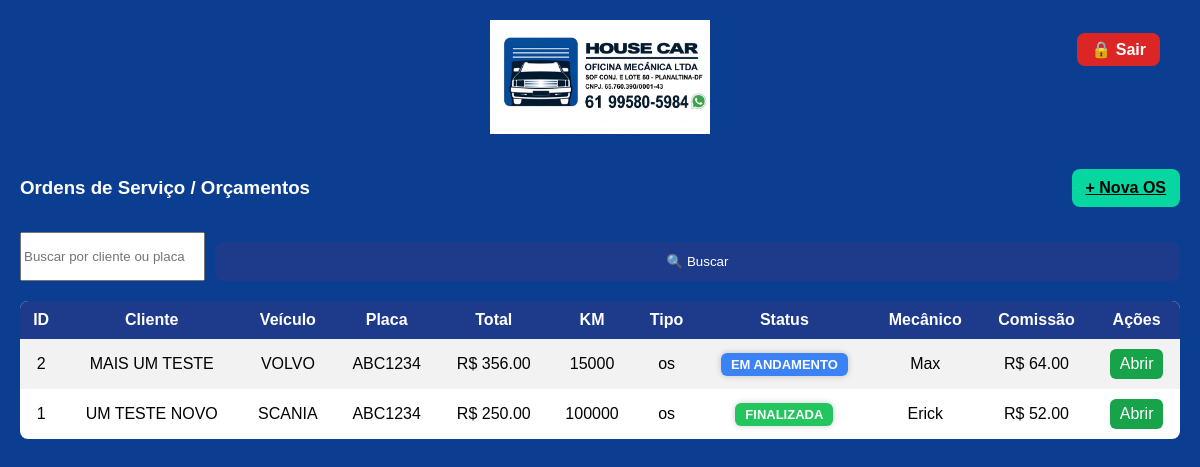
The page /os_lista (signed in) on the database its author committed.
### tables this page shows
CREATE TABLE ordens (
        id INTEGER PRIMARY KEY AUTOINCREMENT,
        cliente TEXT,
        telefone TEXT,
        veiculo TEXT,
        placa TEXT,
        problema TEXT,
        diagnostico TEXT,
        total REAL,
        tipo TEXT,
        status TEXT DEFAULT 'EM ANDAMENTO',
        mecanico TEXT,
        data_entrada TEXT,
        data_saida TEXT
    , quilometragem INTEGER);

### app.py (the view)
@app.route("/os_lista")
def os_lista():
    if proteger(): return proteger()
    busca = request.args.get("busca", "").strip().lower()
    conn = conectar()
    cursor = conn.cursor()
    query = """
    SELECT
        o.id,
        o.cliente,
        o.veiculo,
        o.placa,
        o.total,
        o.quilometragem,   -- 🔥 NOVO (posição segura)
        o.tipo,
        o.status,
        o.mecanico,
        SUM(
            CASE
                WHEN i.tipo = 'servico' AND i.comissao = 1 THEN
                    CASE
                        WHEN (CAST(i.valor AS REAL) * CAST(i.quantidade AS REAL)) <= (
                            SELECT limite_baixa FROM mecanicos WHERE nome = o.mecanico
                        )
                        THEN (CAST(i.valor AS REAL) * CAST(i.quantidade AS REAL)) * (
                            SELECT comissao_baixa FROM mecanicos WHERE nome = o.mecanico
                        )
                        ELSE (CAST(i.valor AS REAL) * CAST(i.quantidade AS REAL)) * (
                            SELECT comissao_padrao FROM mecanicos WHERE nome = o.mecanico
                        )
                    END
                ELSE 0
            END
        ) as comissao_total
    FROM ordens o
    LEFT JOIN itens i ON o.id = i.ordem_id
    WHERE o.status != 'CANCELADA'
    AND o.tipo = 'os'
    """
    params = []
    if busca:
        query += " AND (LOWER(o.cliente) LIKE ? OR LOWER(o.placa) LIKE ?)"
        busca_like = f"%{busca}%"
        params.extend([busca_like, busca_like])
    query += """
    GROUP BY o.id
    ORDER BY
        CASE
            WHEN o.status = 'EM ANDAMENTO' THEN 1
            WHEN o.status = 'PENDENTE' THEN 2
            WHEN o.status = 'AGUARDANDO PEÇAS' THEN 3
            ELSE 4
        END,
        o.id DESC
    """
    cursor.execute(query, params)
    ordens = cursor.fetchall()
    conn.close()
    return render_template("os_lista.html", ordens=ordens, busca=busca)

### app.py (called while the page is built)
@app.context_processor
def inject_user():
    return dict(tipo=session.get("tipo"))

@app.after_request
def add_header(response):
    response.headers["Cache-Control"] = "no-store, no-cache, must-revalidate, max-age=0"
    response.headers["Pragma"] = "no-cache"
    response.headers["Expires"] = "0"
    return response

def proteger():
    if not session.get("logado"):
        return redirect("/login")

### banco.py (called while the page is built)
def conectar():
    return sqlite3.connect("oficina.db")

### templates/os_lista.html (shortened to what this page needs)
<!DOCTYPE html>
<html lang="pt-br">
<head>
<link rel="stylesheet" href="/static/style.css">
</head>
<body>
{% include "_header.html" %}
<div class="topo-padrao">
    <h3>Ordens de Serviço / Orçamentos</h3>
    <a href="/abrir_os/0" class="btn-add">+ Nova OS</a>
</div>
<form method="GET" action="/os_lista" class="busca">
    <input type="text" name="busca" placeholder="Buscar por cliente ou placa" value="{{ busca }}">
    <button type="submit">🔍 Buscar</button>
</form>
<div class="tabela-container">
<table>
    <tr>
        <th>ID</th>
        <th>Cliente</th>
        <th>Veículo</th>
        <th>Placa</th>
        <th>Total</th>
        <th>KM</th>
        <th>Tipo</th>
        <th>Status</th>
        <th>Mecânico</th>
        <th>Comissão</th>
        <th>Ações</th>
    </tr>
    {% for o in ordens %}
<tr>
    <td>{{ o[0] }}</td>
    <td>{{ o[1] }}</td>
    <td>{{ o[2] }}</td>
    <td>{{ o[3] }}</td>
    <td>R$ {{ "%.2f"|format(o[4]) }}</td>
    <td>{{ o[5] or '' }}</td>
    <td>{{ o[6] }}</td>
    <td>
        <span class="status
        {% if o[7] == 'FINALIZADA' %}finalizada
        {% elif o[7] == 'EM ANDAMENTO' %}andamento
        {% elif o[7] == 'PENDENTE' %}pendente
        {% elif o[7] == 'AGUARDANDO PEÇAS' %}aguardando
        {% elif o[7] == 'APROVADO' %}aprovado
        {% endif %}
        ">
            {{ o[7] }}
        </span>
    </td>
    <td>{{ o[8] }}</td>
    <td>R$ {{ "%.2f"|format(o[9] or 0) }}</td>
    <td>
        <a href="/abrir_os/{{ o[0] }}" class="btn-acao">Abrir</a>
    </td>
</tr>
{% endfor %}
</table>
</div>
</body>
</html>

### static/style.css (style rules this page uses)
body { margin: 0; font-family: Arial, sans-serif; background: #0b3d91; color: white; padding: 20px; }
button { background: #1e3a8a; color: white; border: none; padding: 12px; border-radius: 8px; cursor: pointer; width: 100%; margin-top: 10px; }
.btn-acao { width: auto; padding: 5px 8px; border-radius: 6px; display: inline-block; }
table { border-collapse: collapse; }
th, td { padding: 8px; text-align: center; }
.btn-acao { width: auto !important; padding: 6px 10px; border-radius: 6px; }
.btn-add { background: #06d6a0; color: #000; }
.status { padding: 4px 10px; border-radius: 6px; font-weight: bold; font-size: 13px; }
.status.andamento { background: #3b82f6; color: white; }
.status.finalizada { background: #22c55e; color: white; }
.status { box-shadow: 0 0 6px rgba(0,0,0,0.2); }

### templates/os_lista.html (style rules this page uses)
.tabela-container { overflow-x: auto; }
table { width: 100%; border-collapse: collapse; background: white; color: black; border-radius: 8px; overflow: hidden; }
th, td { padding: 10px; text-align: center; }
th { background: #1e3a8a; color: white; }
tr:nth-child(even) { background: #f2f2f2; }
.busca { display: flex; gap: 10px; margin-bottom: 20px; }
.busca input { flex: 1; }
.btn-acao { background: #16a34a; padding: 6px 10px; border-radius: 6px; color: white; text-decoration: none; display: inline-block; }
.topo-padrao { display: flex; justify-content: space-between; align-items: center; margin: 15px 0; }
.btn-add { background: #06d6a0; border: none; padding: 10px 14px; border-radius: 8px; font-weight: bold; cursor: pointer; }

### rows shown on the page
ordens: id "2", cliente "MAIS UM TESTE", veiculo "VOLVO", placa "ABC1234", total "356.00", quilometragem "15000", tipo "os", status "EM ANDAMENTO", mecanico "Max", o "64.00"
ordens: id "1", cliente "UM TESTE NOVO", veiculo "SCANIA", placa "ABC1234", total "250.00", quilometragem "100000", tipo "os", status "FINALIZADA", mecanico "Erick", o "52.00"
